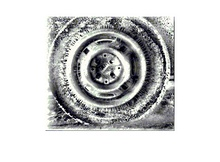
%> input picture Digital_Image_Processing/AS1/Assign1_imgs/q1a.jpg, 220 x 162 px, shrunk from 396 x 291 before the run
$ octave q1b.m   (GNU Octave 9; MATLAB toolbox functions it lacks are replaced by stand-ins)
%> lines starting %> are read from the running program, lines starting %| are printed output that depends on the picture
binSize = 255;
Img = rgb2gray(imread('Assign1_imgs/q1a.jpg'));
%> Img: size 162x220 uint8; min 0, max 255, mean 208.1
wsize = 3;
figure,imshow(Img);
Img(size(Img,1):size(Img,1)+wsize,size(Img,2):size(Img,2)+wsize) = 0;
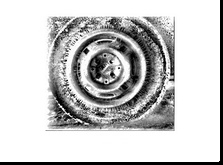
%> Img: size 165x223 uint8; min 0, max 255, mean 201.6
for row = 1:wsize:size(Img,1)-wsize
    for col = 1:wsize:size(Img,2)-wsize

        HistEQIm = zeros(wsize);
        I = Img(row:row+wsize-1,col:col+wsize-1);
        Image_histogram =hist(double(I(:)),binSize);
        Cumlative_sum=cumsum(Image_histogram/(size(I,1)*size(I,2)));
        for i=1:size(HistEQIm,1)
            for j=1:size(HistEQIm,2)
                HistEQIm(i,j)=round(Cumlative_sum(I(i,j)+1)*binSize);
            end
        end
        Img(row:row+wsize-1,col:col+wsize-1) = uint8(HistEQIm);
    end
end
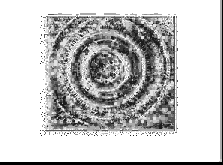
%> Img: size 165x223 uint8; min 0, max 255, mean 199.3
%> after the loop, HistEQIm = [255 198 198; 255 198 198; 198 198 198]
H = fspecial('gaussian');
Img = imfilter(Img,H,'replicate');
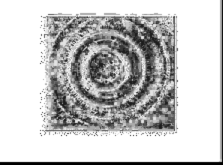
%> Img: size 165x223 uint8; min 0, max 255, mean 199.3; mean of the top-left, top-right, bottom-left and bottom-right quarters 202.6, 191.7, 203.5, 199.3
figure,imshow(Img);
